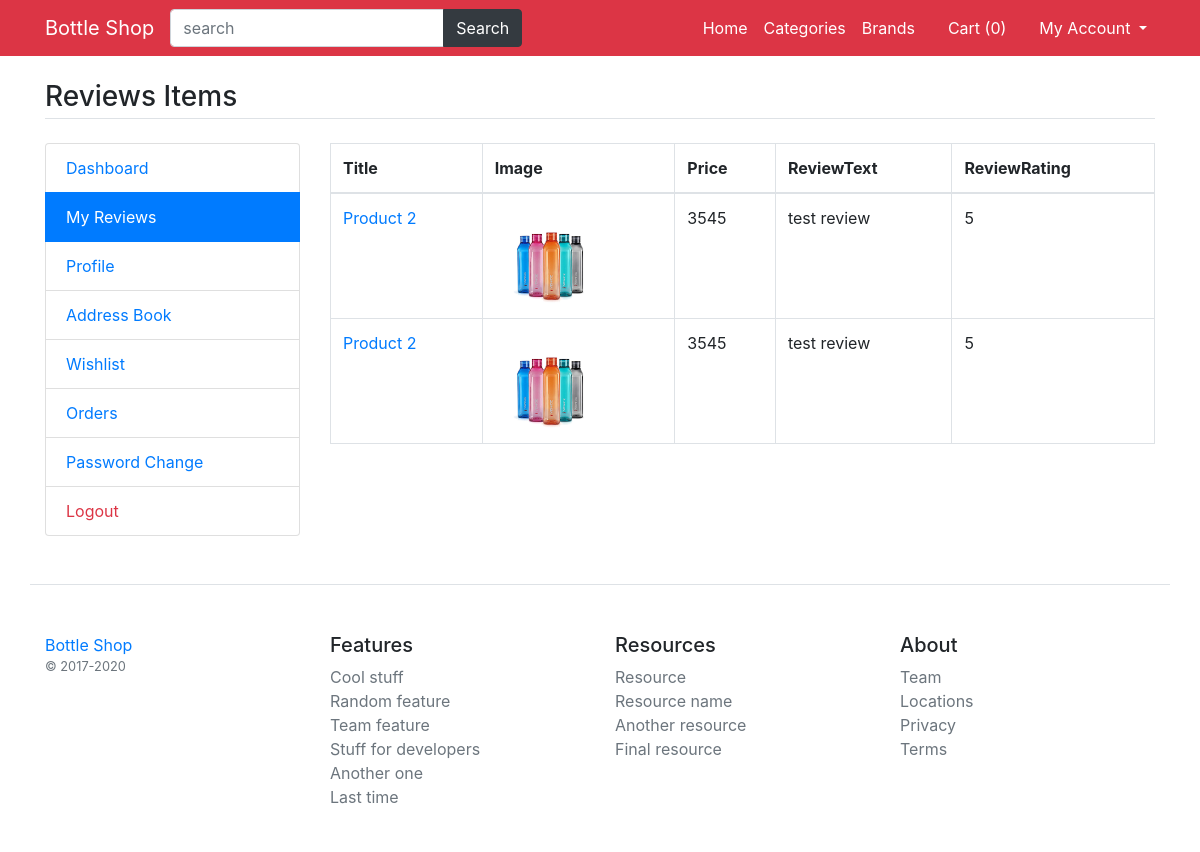
Page /my-reviews (signed in) on the committed database.
### main/models.py (models this page shows, shortened)
class ProductReview(models.Model):
    user=models.ForeignKey(User,on_delete=models.CASCADE)
    product=models.ForeignKey(Product,on_delete=models.CASCADE)
    review_text=models.TextField()
    review_rating=models.CharField(choices=RATING,max_length=150)

class Product(models.Model):
    title =models.CharField(max_length=200)
    image=models.ImageField(upload_to="product_imgs/")
    slug=models.CharField(max_length=400)
    detail=models.TextField()
    specs=models.TextField()
    category=models.ForeignKey(Category,on_delete=models.CASCADE)
    brand=models.ForeignKey(Brand,on_delete=models.CASCADE)
    color=models.ForeignKey(Color,on_delete=models.CASCADE)
    size=models.ForeignKey(Size,on_delete=models.CASCADE)
    status=models.BooleanField(default=True)
    is_featured=models.BooleanField(default=False)

class ProductAttribute(models.Model):
    product=models.ForeignKey(Product,on_delete=models.CASCADE)
    color=models.ForeignKey(Color,on_delete=models.CASCADE)
    size=models.ForeignKey(Size,on_delete=models.CASCADE)
    price= models.PositiveIntegerField()
    image=models.ImageField(upload_to="product_imgs/",null=True)

### main/views.py (the view)
# urls.py: path('my-reviews',views.my_reviews, name='my-reviews'),
def my_reviews(request):
	reviews=ProductReview.objects.filter(user=request.user).order_by('-id')
	return render(request, 'user/reviews.html',{'reviews':reviews})

### main/template_context.py (called while the page is built)
def get_filters(request):
    cats= Product.objects.distinct().values('category__title','category__id')
    brands= Product.objects.distinct().values('brand__title','brand__id')
    colors= ProductAttribute.objects.distinct().values('color__title','color__id','color__color_code')
    sizes= ProductAttribute.objects.distinct().values('size__title','size__id')
    minMaxPrice=ProductAttribute.objects.aggregate(Min('price'),Max('price'))
    data={
                    'colors':colors ,
                    'sizes':sizes,
                    'brands':brands,
                    'cats':cats,
                    'minMaxPrice':minMaxPrice,
    }
    return data

### main/templates/user/reviews.html
{% extends 'base.html' %}
{% load static %}
{% block content %}
<main class="container my-4">
	<h3 class="my-4 border-bottom pb-1">Reviews Items</h3>
	<div class="row">
		<div class="col-md-3">
			{% include 'user/user-sidebar.html' %}
		</div>
		<div class="col-md-9">
			<div class="table-responsive">
				<table class="table-bordered table">
					<thead>
						<tr>
							<th>Title</th>
							<th>Image</th>
							<th>Price</th>
							<th>ReviewText</th>
							<th>ReviewRating</th>
						</tr>
					</thead>
					<tbody>
						{% for review in reviews %}
						<tr>
							<td><a href="/product/{{review.product.slug}}/{{review.product.id}}">{{review.product.title}}</a></td>
							<td>
								<img width="100" src="/media/{{review.product.productattribute_set.first.image}}" alt="{{review.product.title}}">
							</td>
							<td>{{review.product.productattribute_set.first.price}}</td>
							<td>{{review.review_text}}</td>
							<td>{{review.review_rating}}</td>
						</tr>
						{% endfor %}
					</tbody>
				</table>
			</div>
		</div>
	</div>
</main>
{% endblock %}

### rows in the picture
ProductReview: product "Product 2", product.productattribute_set.first.image (picture), product.productattribute_set.first.price "3545", review_text "test review", review_rating "5"
ProductReview: product "Product 2", product.productattribute_set.first.image (picture), product.productattribute_set.first.price "3545", review_text "test review", review_rating "5"

### other values in the picture
{{ request.session.cartdata|length }} "0"
